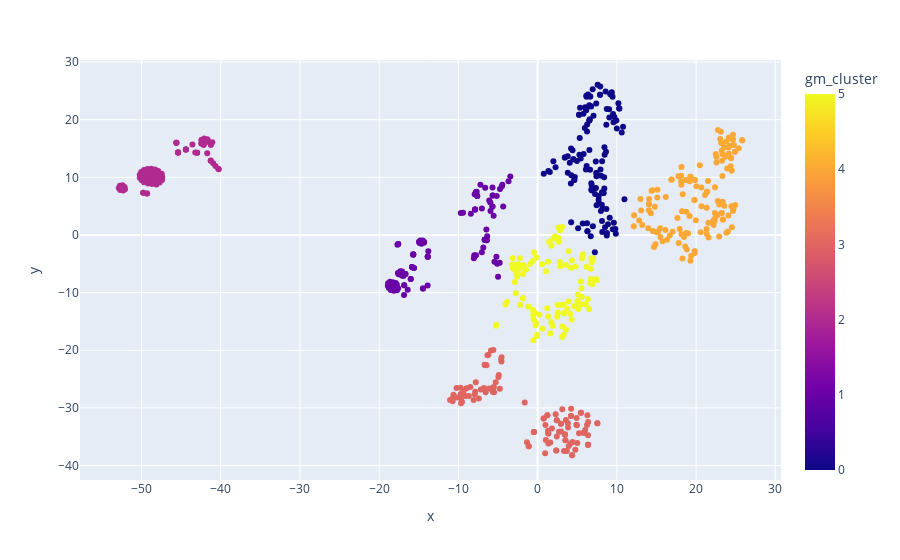

Notebook code cell kept with this figure:
### Code cell
fig = px.scatter(
    df,
    x='x',
    y='y',
    color="gm_cluster",
    hover_data=["short_input_texts", "short_bot_texts","intent","short_entities","action_1"],
    )


fig.show()

### Figure 1 — Plotly figure (JSON) as saved in the notebook; plotly's stock layout.template omitted (floating-point values rounded to 4 significant figures; data arrays with more than 128 entries replaced by an {"elided": "..."} marker saying what was removed)
{"data": [{"customdata": {"elided": "655x5 str values"}, "hovertemplate": "x=%{x}<br>y=%{y}<br>short_input_texts=%{customdata[0]}<br>short_bot_texts=%{customdata[1]}<br>intent=%{customdata[2]}<br>short_entities=%{customdata[3]}<br>action_1=%{customdata[4]}<br>gm_cluster=%{marker.color}<extra></extra>", "legendgroup": "", "marker": {"color": {"elided": "655 int values"}, "coloraxis": "coloraxis", "symbol": "circle"}, "mode": "markers", "name": "", "showlegend": false, "type": "scatter", "x": {"elided": "655 float values"}, "xaxis": "x", "y": {"elided": "655 float values"}, "yaxis": "y"}], "layout": {"coloraxis": {"colorbar": {"title": {"text": "gm_cluster"}}, "colorscale": [[0, "#0d0887"], [0.1111, "#46039f"], [0.2222, "#7201a8"], [0.3333, "#9c179e"], [0.4444, "#bd3786"], [0.5556, "#d8576b"], [0.6667, "#ed7953"], [0.7778, "#fb9f3a"], [0.8889, "#fdca26"], [1, "#f0f921"]]}, "legend": {"tracegroupgap": 0}, "margin": {"t": 60}, "xaxis": {"anchor": "y", "domain": [0, 1], "title": {"text": "x"}}, "yaxis": {"anchor": "x", "domain": [0, 1], "title": {"text": "y"}}}}
